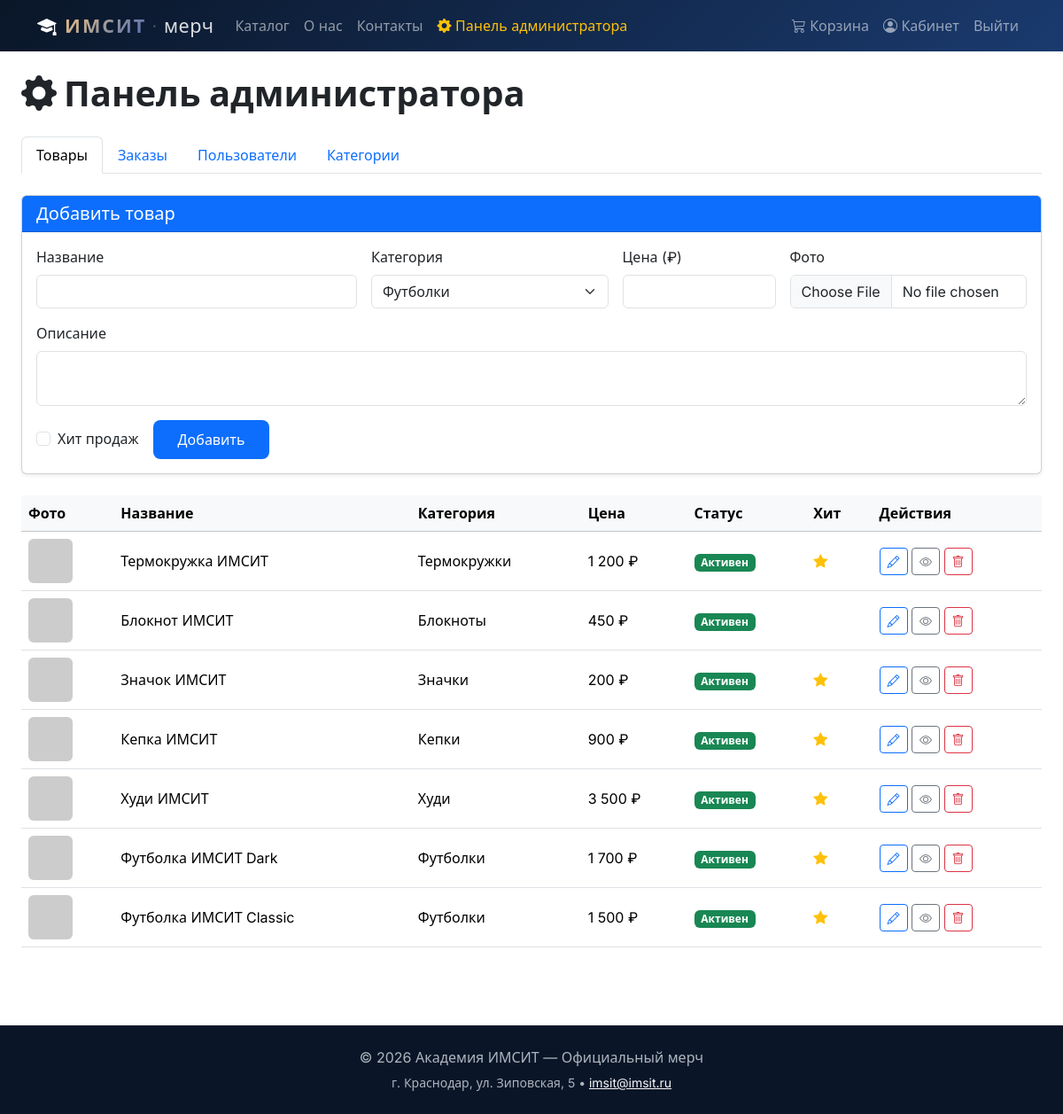
/admin/index.php (signed in), run on the app's committed database.
### tables this page shows
CREATE TABLE products (
    id INT AUTO_INCREMENT PRIMARY KEY,
    category_id INT DEFAULT NULL,
    name VARCHAR(200) NOT NULL,
    description TEXT,
    price DECIMAL(10,2) NOT NULL DEFAULT 0,
    image_main VARCHAR(255) DEFAULT NULL,
    is_featured TINYINT(1) NOT NULL DEFAULT 0,
    is_active TINYINT(1) NOT NULL DEFAULT 1,
    created_at DATETIME NOT NULL DEFAULT CURRENT_TIMESTAMP,
    FOREIGN KEY (category_id) REFERENCES categories(id) ON DELETE SET NULL
);

CREATE TABLE categories (
    id INT AUTO_INCREMENT PRIMARY KEY,
    name VARCHAR(100) NOT NULL,
    slug VARCHAR(100) NOT NULL UNIQUE,
    sort_order INT NOT NULL DEFAULT 0
);

### admin/index.php (the view, shortened to what this page needs)
<?php
$db = getDB();
$products = $db->query('SELECT p.*, c.name AS category_name FROM products p LEFT JOIN categories c ON p.category_id = c.id ORDER BY p.id DESC')->fetchAll();
$categories = $db->query('SELECT * FROM categories ORDER BY sort_order, name')->fetchAll();
include __DIR__ . '/../includes/header.php';
?>
<div class="container-fluid my-4 px-4">
    <h1 class="mb-4 fw-bold"><i class="bi bi-gear-fill me-2"></i>Панель администратора</h1>
    <ul class="nav nav-tabs mb-4" id="adminTabs" role="tablist">
        <li class="nav-item"><a class="nav-link active" data-bs-toggle="tab" href="#tab-products">Товары</a></li>
        <li class="nav-item"><a class="nav-link" data-bs-toggle="tab" href="#tab-orders">Заказы</a></li>
        <li class="nav-item"><a class="nav-link" data-bs-toggle="tab" href="#tab-users">Пользователи</a></li>
        <li class="nav-item"><a class="nav-link" data-bs-toggle="tab" href="#tab-categories">Категории</a></li>
    </ul>
    <div class="tab-content">
    <div class="tab-pane fade show active" id="tab-products">
        <div class="card shadow-sm mb-4">
            <div class="card-header bg-primary text-white"><h5 class="mb-0">Добавить товар</h5></div>
            <div class="card-body">
                <form method="post" enctype="multipart/form-data">
                    <div class="row g-3">
                        <div class="col-md-4">
                            <label class="form-label">Название</label>
                            <input type="text" name="name" class="form-control" required>
                        </div>
                        <div class="col-md-3">
                            <label class="form-label">Категория</label>
                            <select name="category_id" class="form-select">
                                <?php foreach ($categories as $c): ?>
                                    <option value="<?= $c['id'] ?>"><?= htmlspecialchars($c['name']) ?></option>
                                <?php endforeach; ?>
                            </select>
                        </div>
                        <div class="col-md-2">
                            <label class="form-label">Цена (₽)</label>
                            <input type="number" name="price" class="form-control" min="0" step="1" required>
                        </div>
                        <div class="col-md-3">
                            <label class="form-label">Фото</label>
                            <input type="file" name="image" class="form-control" accept="image/*">
                        </div>
                        <div class="col-12">
                            <label class="form-label">Описание</label>
                            <textarea name="description" class="form-control" rows="2"></textarea>
                        </div>
                        <div class="col-12 d-flex align-items-center gap-3">
                            <div class="form-check">
                                <input type="checkbox" name="is_featured" class="form-check-input" id="feat_new">
                                <label class="form-check-label" for="feat_new">Хит продаж</label>
                            </div>
                            <button type="submit" class="btn btn-imsit">Добавить</button>
                        </div>
                    </div>
                </form>
            </div>
        </div>
        <div class="table-responsive">
            <table class="table align-middle">
                <thead class="table-light">
                    <tr><th>Фото</th><th>Название</th><th>Категория</th><th>Цена</th><th>Статус</th><th>Хит</th><th>Действия</th></tr>
                </thead>
                <tbody>
                    <?php foreach ($products as $p): ?>
                        <tr>
                            <td>
                                <?php
                                $img = $p['image_main'] && file_exists(__DIR__ . '/../uploads/products/' . $p['image_main'])
                                    ? '/uploads/products/' . htmlspecialchars($p['image_main'])
                                    : 'https://via.placeholder.com/50x50?text=—';
                                ?>
                                <img src="<?= $img ?>" width="50" class="rounded">
                            </td>
                            <td><?= htmlspecialchars($p['name']) ?></td>
                            <td><?= htmlspecialchars($p['category_name'] ?? '—') ?></td>
                            <td><?= number_format($p['price'], 0, '.', ' ') ?> ₽</td>
                            <td>
                                <?php if ($p['is_active']): ?>
                                    <span class="badge bg-success">Активен</span>
                                <?php else: ?>
                                    <span class="badge bg-secondary">Скрыт</span>
                                <?php endif; ?>
                            </td>
                            <td><?= $p['is_featured'] ? '<i class="bi bi-star-fill text-warning"></i>' : '' ?></td>
                            <td>
                                <button class="btn btn-sm btn-outline-primary" data-bs-toggle="modal" data-bs-target="#editModal<?= $p['id'] ?>"><i class="bi bi-pencil"></i></button>
                                <form method="post" class="d-inline">
                                    <button class="btn btn-sm btn-outline-secondary" title="Скрыть/Показать"><i class="bi bi-eye"></i></button>
                                </form>
                                <form method="post" class="d-inline" onsubmit="return confirm('Удалить товар?')">
                                    <button class="btn btn-sm btn-outline-danger"><i class="bi bi-trash"></i></button>
                                </form>
                            </td>
                        </tr>
                    <?php endforeach; ?>
                </tbody>
            </table>
        </div>
    </div>
    </div>
</div>
<?php include __DIR__ . '/../includes/footer.php'; ?>

### includes/header.php (style rules this page uses)
:root { --imsit-blue: #0d6efd; --imsit-dark: #0a1628; --imsit-gradient: linear-gradient(135deg, #0a1628 0%, #1a3a6e 100%); --imsit-gold: linear-gradient(135deg, #f0c27f 0%, #4b6cb7 100%); }
body { min-height: 100vh; display: flex; flex-direction: column; font-family: 'Inter', 'Segoe UI', Roboto, sans-serif; }
.btn-imsit { background: var(--imsit-blue); color: #fff; border: none; border-radius: 8px; padding: 10px 28px; }

### data on the page
products: name "Термокружка ИМСИТ", category.name "Термокружки", price "1 200", is_active "Активен", is_featured 1 (drawn)
products: name "Блокнот ИМСИТ", category.name "Блокноты", price "450", is_active "Активен"
products: name "Значок ИМСИТ", category.name "Значки", price "200", is_active "Активен", is_featured 1 (drawn)
products: name "Кепка ИМСИТ", category.name "Кепки", price "900", is_active "Активен", is_featured 1 (drawn)
products: name "Худи ИМСИТ", category.name "Худи", price "3 500", is_active "Активен", is_featured 1 (drawn)
products: name "Футболка ИМСИТ Dark", category.name "Футболки", price "1 700", is_active "Активен", is_featured 1 (drawn)
products: name "Футболка ИМСИТ Classic", category.name "Футболки", price "1 500", is_active "Активен", is_featured 1 (drawn)

### other printed values
form field category_id "Футболки"
